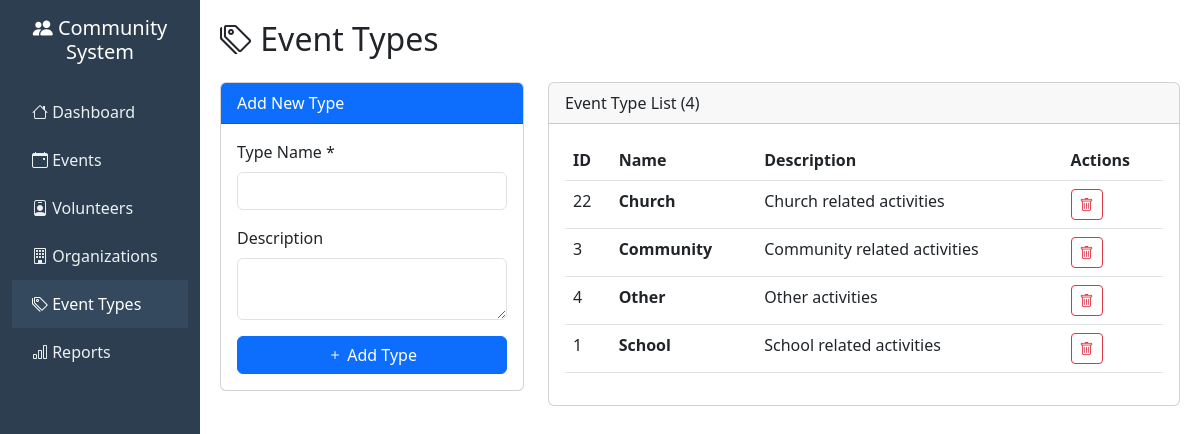
The page /event-types on the database its author committed.
### tables this page shows
CREATE TABLE event_types (
            id INTEGER PRIMARY KEY AUTOINCREMENT,
            name TEXT NOT NULL UNIQUE,
            description TEXT
        );

### app.py (the view)
@app.route('/event-types')
def event_type_list():
    conn = get_db()
    cursor = conn.cursor()
    cursor.execute('SELECT * FROM event_types ORDER BY name')
    event_types = cursor.fetchall()
    conn.close()
    return render_template('event_types.html', event_types=event_types)

### database.py (called while the page is built)
def get_db():
    conn = sqlite3.connect(DATABASE)
    conn.row_factory = sqlite3.Row
    return conn

### templates/event_types.html (shortened to what this page needs)
{% extends "base.html" %}
{% block content %}
<h2 class="mb-4"><i class="bi bi-tags"></i> Event Types</h2>
<div class="row">
    <div class="col-md-4">
        <div class="card">
            <div class="card-header bg-primary text-white">Add New Type</div>
            <div class="card-body">
                <form method="POST" action="{{ url_for('add_event_type') }}">
                    <div class="mb-3">
                        <label class="form-label">Type Name *</label>
                        <input type="text" name="name" class="form-control" required>
                    </div>
                    <div class="mb-3">
                        <label class="form-label">Description</label>
                        <textarea name="description" class="form-control" rows="2"></textarea>
                    </div>
                    <button type="submit" class="btn btn-primary w-100"><i class="bi bi-plus"></i> Add Type</button>
                </form>
            </div>
        </div>
    </div>
    <div class="col-md-8">
        <div class="card">
            <div class="card-header">Event Type List ({{ event_types|length }})</div>
            <div class="card-body">
                {% if event_types %}
                <table class="table table-hover">
                    <thead><tr><th>ID</th><th>Name</th><th>Description</th><th>Actions</th></tr></thead>
                    <tbody>
                        {% for t in event_types %}
                        <tr>
                            <td>{{ t.id }}</td>
                            <td><strong>{{ t.name }}</strong></td>
                            <td>{{ t.description or '-' }}</td>
                            <td>
                                <form method="POST" action="{{ url_for('delete_event_type', type_id=t.id) }}" class="d-inline" onsubmit="return confirm('Delete?')">
                                    <button type="submit" class="btn btn-sm btn-outline-danger"><i class="bi bi-trash"></i></button>
                                </form>
                            </td>
                        </tr>
                        {% endfor %}
                    </tbody>
                </table>
                {% else %}<p class="text-muted text-center py-4">No event types</p>{% endif %}
            </div>
        </div>
    </div>
</div>
{% endblock %}

### templates/base.html (shortened to what this page needs)
<!DOCTYPE html>
<html lang="en">
<head>
    <link href="https://cdn.jsdelivr.net/npm/bootstrap@5.3.0/dist/css/bootstrap.min.css" rel="stylesheet">
    <link href="https://cdn.jsdelivr.net/npm/bootstrap-icons@1.10.0/font/bootstrap-icons.css" rel="stylesheet">
</head>
<body>
    <div class="container-fluid">
        <div class="row">
            <nav class="col-md-2 d-none d-md-block sidebar py-3">
                <h5 class="text-white text-center mb-4">
                    <i class="bi bi-people-fill"></i> Community System
                </h5>
                <a href="{{ url_for('index') }}" class="{% if request.endpoint == 'index' %}active{% endif %}">
                    <i class="bi bi-house"></i> Dashboard
                </a>
                <a href="{{ url_for('event_list') }}" class="{% if request.endpoint in ['event_list', 'add_event', 'edit_event', 'view_event'] %}active{% endif %}">
                    <i class="bi bi-calendar-event"></i> Events
                </a>
                <a href="{{ url_for('volunteer_list') }}" class="{% if request.endpoint in ['volunteer_list', 'view_volunteer'] %}active{% endif %}">
                    <i class="bi bi-person-badge"></i> Volunteers
                </a>
                <a href="{{ url_for('organization_list') }}" class="{% if request.endpoint == 'organization_list' %}active{% endif %}">
                    <i class="bi bi-building"></i> Organizations
                </a>
                <a href="{{ url_for('event_type_list') }}" class="{% if request.endpoint == 'event_type_list' %}active{% endif %}">
                    <i class="bi bi-tags"></i> Event Types
                </a>
                <a href="{{ url_for('reports') }}" class="{% if request.endpoint in ['reports', 'generate_report'] %}active{% endif %}">
                    <i class="bi bi-bar-chart"></i> Reports
                </a>
            </nav>
            <main class="col-md-10 ms-sm-auto main-content">
                {% block content %}{% endblock %}
            </main>
        </div>
    </div>
</body>
</html>

### templates/base.html (style rules this page uses)
.sidebar { min-height: 100vh; background: #2c3e50; }
.sidebar a { color: #ecf0f1; text-decoration: none; padding: 12px 20px; display: block; }
.sidebar a:hover, .sidebar a.active { background: #34495e; color: #fff; }
.main-content { padding: 20px; }

### rows shown on the page
event_types: id "22", name "Church", description "Church related activities"
event_types: id "3", name "Community", description "Community related activities"
event_types: id "4", name "Other", description "Other activities"
event_types: id "1", name "School", description "School related activities"

### other values the page prints
{{ event_types|length }} "4"
